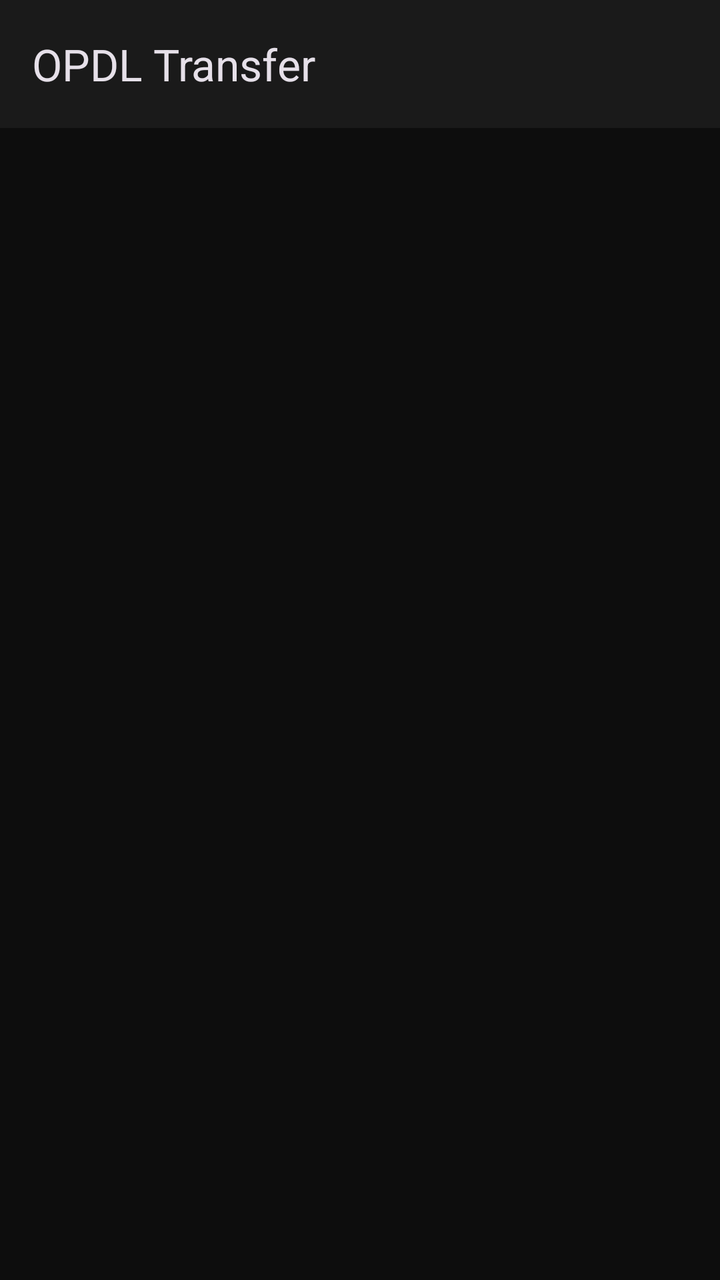
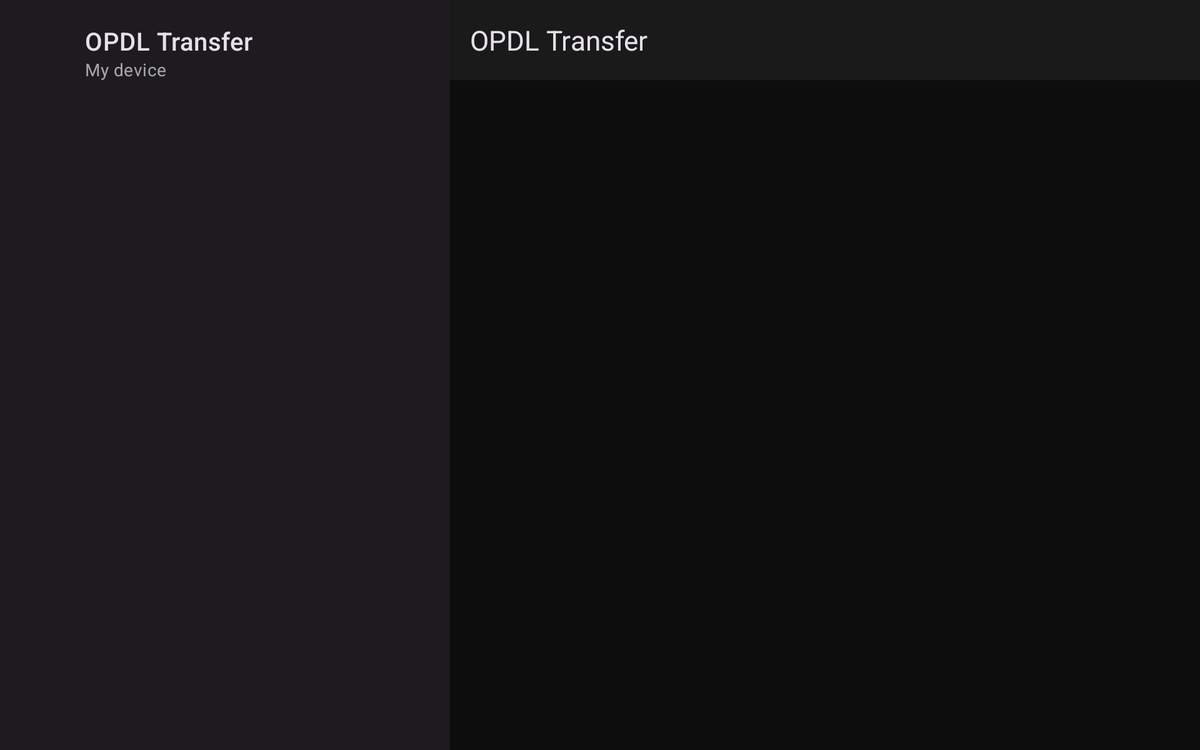

One screen, two layout resources from the same app: the default and the repository's alternative for another configuration. Each is rendered where Android would select it; the XML of both is given below.
<!-- AndroidManifest.xml: application theme OpdlTheme.NoActionBar -->
<!-- res/layout/activity_main.xml -->
<?xml version="1.0" encoding="utf-8"?>
<androidx.drawerlayout.widget.DrawerLayout
    xmlns:android="http://schemas.android.com/apk/res/android"
    xmlns:app="http://schemas.android.com/apk/res-auto"
    xmlns:tools="http://schemas.android.com/tools"
    android:layout_width="match_parent"
    android:layout_height="match_parent">

    <androidx.coordinatorlayout.widget.CoordinatorLayout
        android:id="@+id/coordinatorLayout"
        android:layout_height="match_parent"
        android:layout_width="match_parent"
        tools:context="org.opdl.transfer.UserInterface.MainActivity"
        android:fitsSystemWindows="true">

        <include layout="@layout/toolbar" android:id="@+id/toolbar_layout"/>
        
        <LinearLayout
            android:id="@+id/active_transfers_container"
            android:layout_width="match_parent"
            android:layout_height="wrap_content"
            android:orientation="vertical"
            android:background="#121212"
            android:elevation="4dp"
            android:paddingTop="8dp"
            android:paddingBottom="8dp"
            android:divider="?android:attr/dividerHorizontal"
            android:showDividers="middle"
            android:visibility="gone"
            />

        <FrameLayout
            android:id="@+id/container"
            android:descendantFocusability="afterDescendants"
            android:focusable="false"
            android:layout_width="match_parent"
            android:layout_height="match_parent"
            app:layout_behavior="@string/appbar_scrolling_view_behavior"
            />

    </androidx.coordinatorlayout.widget.CoordinatorLayout>

    <com.google.android.material.navigation.NavigationView
        android:id="@+id/navigation_drawer"
        android:layout_width="wrap_content"
        android:layout_height="match_parent"
        android:layout_gravity="start"
        app:headerLayout="@layout/nav_header"/>

</androidx.drawerlayout.widget.DrawerLayout>
<!-- res/layout/toolbar.xml (included above) -->
<?xml version="1.0" encoding="utf-8"?>
<com.google.android.material.appbar.AppBarLayout
    xmlns:android="http://schemas.android.com/apk/res/android"
    xmlns:tools="http://schemas.android.com/tools"
    android:layout_height="wrap_content"
    android:layout_width="match_parent"
    android:fitsSystemWindows="true">

    <com.google.android.material.appbar.MaterialToolbar
        android:id="@+id/toolbar"
        android:layout_width="match_parent"
        android:layout_height="?attr/actionBarSize"
        tools:title="@string/kde_connect"/>
</com.google.android.material.appbar.AppBarLayout>
<!-- res/layout/nav_header.xml (included above) -->
<?xml version="1.0" encoding="utf-8"?>
<FrameLayout xmlns:android="http://schemas.android.com/apk/res/android"
    xmlns:tools="http://schemas.android.com/tools"
    android:layout_width="match_parent"
    android:layout_height="wrap_content"
    android:fitsSystemWindows="true">

    <LinearLayout
        android:layout_width="match_parent"
        android:layout_height="match_parent"
        android:orientation="horizontal"
        android:paddingStart="@dimen/nav_header_horizontal_margin"
        android:paddingLeft="@dimen/nav_header_horizontal_margin"
        android:paddingTop="@dimen/activity_vertical_margin"
        android:paddingEnd="@dimen/nav_header_horizontal_margin"
        android:paddingRight="@dimen/nav_header_horizontal_margin"
        android:paddingBottom="@dimen/activity_vertical_margin">

        <ImageView
            android:id="@+id/device_type"
            android:layout_width="52dp"
            android:layout_height="52dp"
            android:layout_gravity="top"
            android:paddingTop="@dimen/nav_header_vertical_spacing"
            android:paddingBottom="4dp"
            android:importantForAccessibility="no"
            tools:srcCompat="@drawable/ic_device_phone_32dp" />

        <LinearLayout
            android:layout_width="match_parent"
            android:layout_height="wrap_content"
            android:layout_gravity="center_vertical"
            android:orientation="vertical">

            <TextView
                android:id="@+id/opdltransfer_label"
                android:layout_width="match_parent"
                android:layout_height="wrap_content"
                android:text="@string/kde_connect"
                android:textAppearance="?attr/textAppearanceHeadline6" />

            <TextView
                android:id="@+id/device_name"
                android:layout_width="wrap_content"
                android:layout_height="wrap_content"
                android:textAppearance="?attr/textAppearanceBody2"
                android:textColor="@color/material_on_surface_emphasis_medium"
                tools:text="My device" />
        </LinearLayout>
    </LinearLayout>
</FrameLayout>
<!-- resources referenced by this layout -->
<resources>
  <dimen name="activity_vertical_margin">16dp</dimen>
  <dimen name="nav_header_horizontal_margin">16dp</dimen>
  <dimen name="nav_header_vertical_spacing">8dp</dimen>
  <string name="kde_connect">OPDL Transfer</string>
  <style name="OpdlTheme.NoActionBar" parent="OpdlTheme">
          <item name="windowActionBar">false</item>
          <item name="windowNoTitle">true</item>
      </style>
  <style name="OpdlTheme" parent="Theme.Material3.Dark">
          
          <item name="colorPrimary">@color/opdl_primary</item>
          <item name="colorPrimaryVariant">@color/opdl_primary_variant</item>
          <item name="colorOnPrimary">@color/opdl_on_primary</item>
          
          
          <item name="colorSecondary">@color/opdl_secondary</item>
          <item name="colorSecondaryVariant">@color/opdl_secondary_variant</item>
          <item name="colorOnSecondary">@color/opdl_on_secondary</item>
          
          
          <item name="colorSurface">@color/opdl_surface</item>
          <item name="colorOnSurface">@color/opdl_on_surface</item>
          
          
          <item name="android:colorBackground">@color/opdl_background</item>
          <item name="colorOnBackground">@color/opdl_on_background</item>
          
          
          <item name="android:statusBarColor">@color/opdl_background</item>
          <item name="android:navigationBarColor">@color/opdl_background</item>
      </style>
  <color name="opdl_primary">#FFFFFF</color>
  <color name="opdl_primary_variant">#E0E0E0</color>
  <color name="opdl_on_primary">#0D0D0D</color>
  <color name="opdl_secondary">#888888</color>
  <color name="opdl_secondary_variant">#555555</color>
  <color name="opdl_on_secondary">#FFFFFF</color>
  <color name="opdl_surface">#1A1A1A</color>
  <color name="opdl_on_surface">#FFFFFF</color>
  <color name="opdl_background">#0D0D0D</color>
  <color name="opdl_on_background">#FFFFFF</color>
</resources>
<!-- res/layout-w820dp/activity_main.xml (the repository's variant of the layout above) -->
<!-- drawn on a 7-inch tablet turned sideways -->
<LinearLayout xmlns:android="http://schemas.android.com/apk/res/android"
    xmlns:app="http://schemas.android.com/apk/res-auto"
    xmlns:tools="http://schemas.android.com/tools"
    android:layout_width="match_parent"
    android:layout_height="match_parent"
    android:fitsSystemWindows="true">

    <com.google.android.material.navigation.NavigationView
        android:id="@+id/navigation_drawer"
        android:layout_width="wrap_content"
        android:layout_height="match_parent"
        android:layout_gravity="start"
        app:headerLayout="@layout/nav_header" />

    <androidx.coordinatorlayout.widget.CoordinatorLayout
        android:id="@+id/coordinatorLayout"
        android:layout_height="match_parent"
        android:layout_width="match_parent"
        tools:context="org.opdl.transfer.UserInterface.MainActivity"
        android:fitsSystemWindows="true">

        <include layout="@layout/toolbar" android:id="@+id/toolbar_layout" />

        <FrameLayout
            android:id="@+id/container"
            android:descendantFocusability="afterDescendants"
            android:layout_width="match_parent"
            android:layout_height="match_parent"
            app:layout_behavior="@string/appbar_scrolling_view_behavior"/>

    </androidx.coordinatorlayout.widget.CoordinatorLayout>
</LinearLayout>
